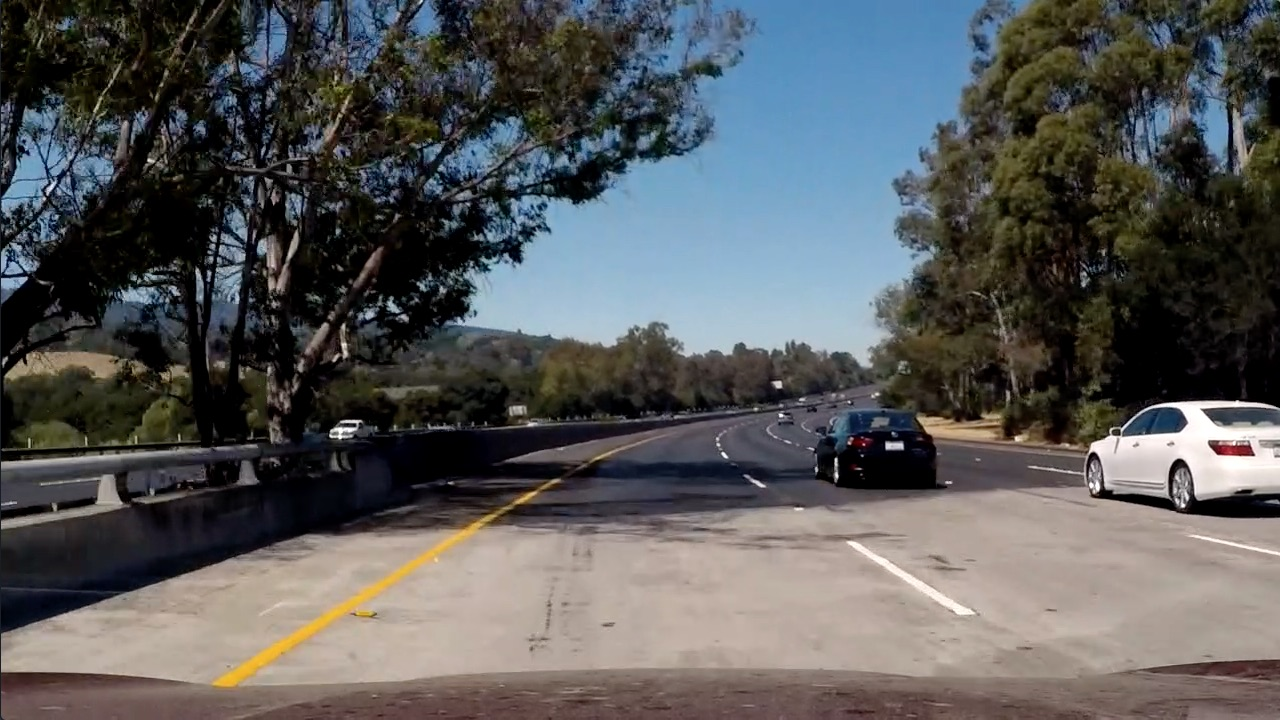
#> input picture test5.jpg, 1280 x 720 px, found by its file name; the run also reads 1 picture not shown here
$ jupyter execute --allow-errors IMAGE_PROJ.ipynb
#> lines starting #> are read from the running program, lines starting #| are printed output that depends on the picture; after the words box and inside, x2 and y2 are one past the last pixel; in counts of white or black regions, pixels touching at a corner belong together
#> further down, img is the input picture: shape (720, 1280, 3); mean B, G, R 89.8, 89.3, 88.5
<a href="https://colab.research.google.com/github/Salmasherif33/Simple-Perception-Stack-for-Self-Driving-Cars/blob/main/jupyter_phase2/IMAGE_PROJ.ipynb" target="_parent"></a>

**YOLO**

[cell 1]
import requests

URL = "https://pjreddie.com/media/files/yolov3.weights"
#> (the rest of this cell did not finish here and is left out)

NAMBA

[cell 2]
from numba import jit, njit , vectorize, cuda, uint32 , f8 , uint8
#> (the rest of this cell did not finish here and is left out)

[cell 3]
from numpy.core.numeric import indices
import cv2
import numpy as np
import matplotlib.pyplot as plt
from typing import Tuple, List, Union, Optional
from numpy import ndarray as ARRAY
import cv2
yolov3_cfg_url = 'https://github.com/arunponnusamy/object-detection-opencv/raw/master/yolov3.cfg'
yolov3_weights_url = 'https://pjreddie.com/media/files/yolov3.weights'

def load_yolo(weights_path , cfg_path ,coco_path):
    weights_total = "yolov3.weights"
    cfg_total = cfg_path +  "yolov3.cfg"
    coco_total = coco_path + "coco.names"

    net = cv2.dnn.readNet(weights_total, cfg_total)
    classes = []
    with open(coco_total , "r") as f:
        classes = [line.strip() for line in f.readlines()]

    # classes = ["person", "car", "bus", "truck", "motorbike", "bicycle"]
    # classes = ["person", "car",]
    layer_names = net.getLayerNames()

    output_layers = [layer_names[i[0] - 1] for i in net.getUnconnectedOutLayers()]
    colors = np.random.uniform(0, 255, size=(len(classes), 3))                      ##non important
    return net ,classes ,output_layers,colors                                       ##Labels


# [46 lines left out: functions detect, vis, not called in this run]

edge detection

[cell 4]
import sys
import cv2 as cv
import numpy as np
import glob


def gaussian_blur(img, kernel_size):
    return cv.gaussian_blur(img,(kernel_size, kernel_size),0)

#define low and high threshold percentage for the image to make the lanes clearer
def r_threshold(img, th1, th2):
    mini = np.min(img)  #get the minimum pixel value in the image 5
    maxi = np.max(img)  #get the maximum pixel value in the image 200

    low = mini + (maxi- mini)*th1   #the actual threshold value (the lowest)
    high = mini + (maxi - mini)*th2 #the highest

    #convert it to binary image
    return np.uint8((img >= low) & (img <= high))*255

def l_threshold(img, th1, th2):
    #use the actual threshold value directly
    return np.uint8((img >= th1) & (img <= th2))*255

def grayscale(img):

    #convert img to HLS and HLV scale
    hls = cv.cvtColor(img, cv.COLOR_RGB2HLS)
    hsv = cv.cvtColor(img, cv.COLOR_RGB2HSV)
    h = hls[:, :, 0]

    l = hls[:, :, 1]
    s = hls[:, :, 2]
    v = hsv[:,:,2]

    #use Lightening(L) channel : highlight the right lane more(white lane)
    r_lane = r_threshold(l, 0.75, 2)
    r_lane[:,:700] = 0  #make the left half of the image == 0

    #use H & s channel to helight the left lane(yellow one)
    l_lane = l_threshold(h, 30,100)
    l_lane &= r_threshold(s, 0.1,1)

   #make the right half of the image == 0 , and the most left part in the imag
    l_lane[:, 700:] = 0
    l_lane[:, :200] = 0

    return ( l_lane | r_lane)   #combine them


#function do like the functionality of canny to detect the edge
def canny(img):
    img = grayscale(img)
#> in grayscale, `v = hsv[:,:,2]`:
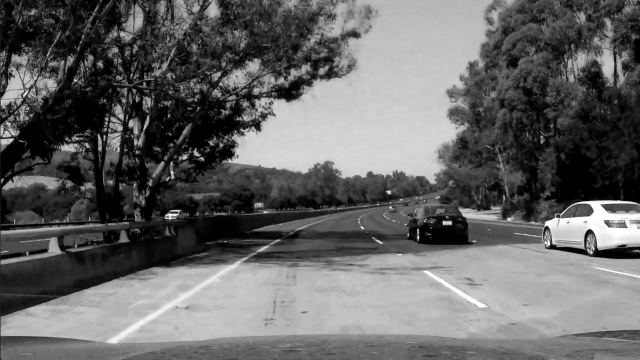
#> v: shape (720, 1280) (shown at 1/2 size); min 0, max 255, mean 101.8
#> in r_threshold, `mini = np.min(img)`: mini = 0
#> in r_threshold, `maxi = np.max(img)`: maxi = 255
#> in r_threshold, `low = mini + (maxi- mini)*th1`: low = 191.2
#> in r_threshold, `high = mini + (maxi - mini)*th2`: high = 510
#> in grayscale, `r_lane[:,:700] = 0`:
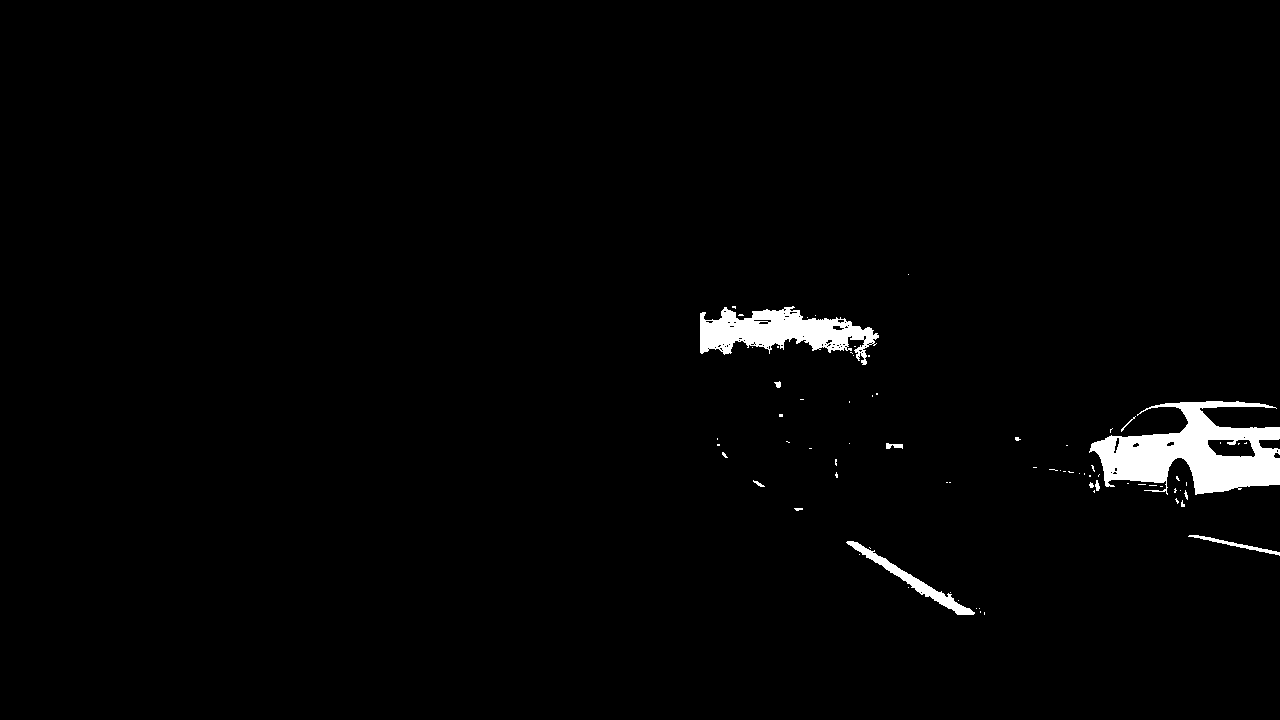
#> r_lane: shape (720, 1280); 1.8% white; 74 white regions (62 under 20 px), largest, box (x1, y1, x2, y2) and area: (1089, 401, 1280, 495) 9527, (700, 306, 879, 365) 5128, (846, 541, 975, 615) 1249
#> in l_threshold, `return np.uint8((img >= th1) & (img <= th2))*255`:
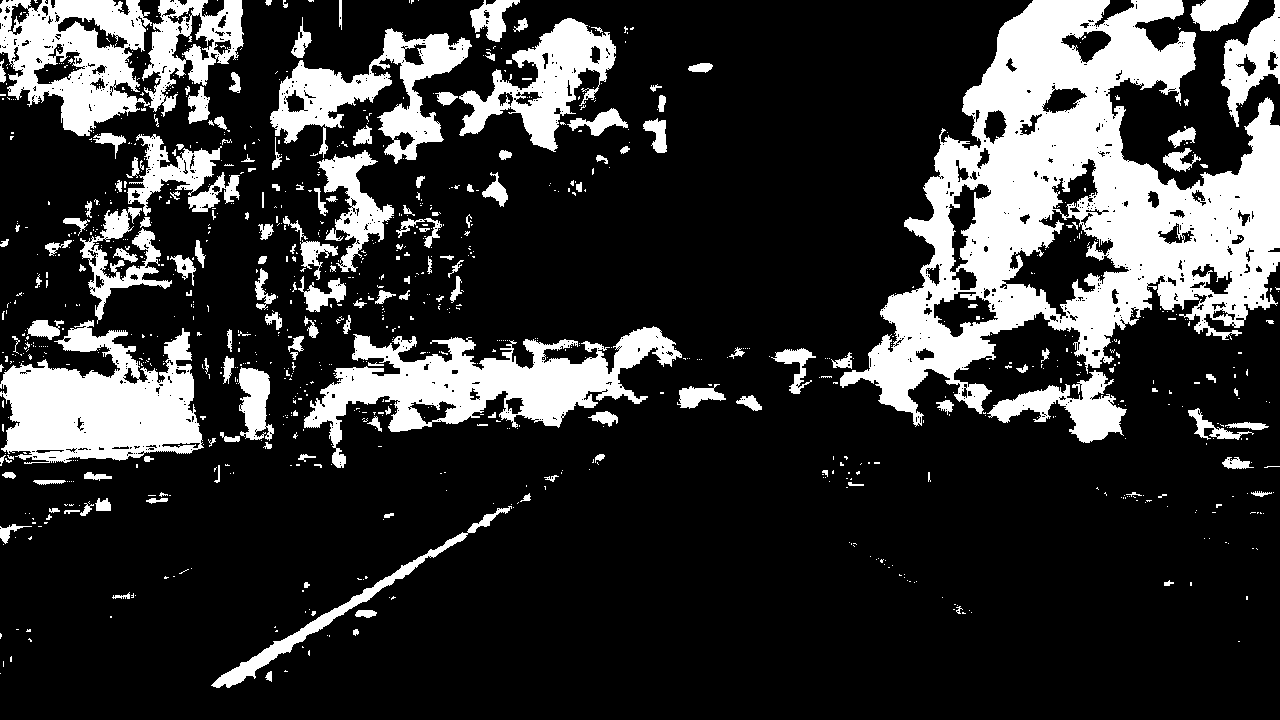
#> returned value: shape (720, 1280); 21% white; 1039 white regions (866 under 20 px), largest, box (x1, y1, x2, y2) and area: (840, 0, 1280, 427) 77051, (304, 326, 682, 468) 18809, (0, 320, 204, 464) 17995

    return img

bird eye

[cell 5]
import matplotlib.pyplot as plt
import matplotlib.image as mpimg

def warp(img):
    img_size = (img.shape[1], img.shape[0])
    line_dst_offset = 200   #to bring left/right lines closer to each other (curves)
    width = img.shape[1]
    height = img.shape[0]

    src = np.float32(
        [
            [600, 470],  # Top-left corner
            [300, 660],  # Bottom-left corner
            [1050, 684],  # Bottom-right corner
            [725, 470]  # Top-right corner
        ])

    padding = int(0.20 * width)

    dst = np.float32(
        [
            [padding+30,100],                # Top-left corner
            [padding+30,height -10],           # Bottom-left corner
            [width - (padding+113), height],   # Bottom-right corner#
            [width - (padding+113),50]        # Top-right corner
        ])


    M = cv.getPerspectiveTransform(src, dst)
    Minv = cv.getPerspectiveTransform(dst, src)

    binary_warped = cv.warpPerspective(img, M, img_size, flags=cv.INTER_LINEAR)


    return binary_warped, Minv

def get_histogram(binary_warped):
    histogram = np.sum(binary_warped[binary_warped.shape[0]//2:,:], axis=0)

    return histogram


#function to draw a red polygon around the lanes in the bird  eye view
def bird_view_markings(img):
    width = img.shape[1]
    height = img.shape[0]
    padding = int(0.20 * width)

    dst = np.float32(
        [
            [padding - 90,10],                # Top-left corner
            [padding-90,height -30],           # Bottom-left corner
            [width - (padding+100), height-30],   # Bottom-right corner#
            [width - (padding+100),10]        # Top-right corner
        ])


    detected_plot = cv.polylines(np.copy(img), np.int32([
        dst]), True, (147, 20, 255), 3)

    return detected_plot


def final_bird(img):
    warped , Minv = warp(img)
    histogram = get_histogram(warped)
    img = bird_view_markings(warped)
    ret,thresh1 = cv.threshold(img,0,255,cv.THRESH_BINARY)
    #plt.plot(histogram)
    #plt.show()

    return thresh1 , histogram , Minv

Window

[cell 6]
## More simpler sliding window fn ##
## only detects the right line ## :))
def sliding_window_polyfit(exampleImg,img):
    # Take a histo of the bottom half of the image
    histo = np.sum(img[img.shape[0]//2:,:], axis=0)
    # Find the peak of the left and right halves of the histo
    # These will be the starting point for the left and right lines
    midpoint = int(histo.shape[0]//2)
    quarter_point = int(midpoint//2)
    # Previously the left/right base was the max of the left/right half of the histo
    # this changes it so that only a quarter of the histo (directly to the left/right) is considered
    leftx_base = np.argmax(histo[quarter_point:midpoint]) + quarter_point
    rightx_base = np.argmax(histo[midpoint:(midpoint+quarter_point)]) + midpoint

    #print('base pts:', leftx_base, rightx_base)


    window_height = int(img.shape[0]/10)     ##assumingg no. of sliding windows = 10 ##
    # get x & y for white pixels
    nonzero = img.nonzero()
    nonzeroy = np.array(nonzero[0])
    nonzerox = np.array(nonzero[1])


    # Current positions to be updated for each window
    leftx_current = leftx_base
    rightx_current = rightx_base


    # Set minimum number of pixels found to recenter window
    minpix = 40
    # Create empty lists to receive left and right lane pixel indices
    left_lane_ends = []
    right_lane_ends = []
    # Rectangle data for visualization
    rectangle_data = []


    for window in range(10):
        # Identify window boundaries in x and y (and right and left)
        win_y_low = img.shape[0] - (window+1)*window_height
        win_y_high = img.shape[0] - window*window_height
        win_xleft_low = leftx_current - 90      ##some marginal fitt to make sure each window alligned same as avg windows##
        win_xleft_high = leftx_current + 90
        win_xright_low = rightx_current - 90
        win_xright_high = rightx_current + 90
        rectangle_data.append((win_y_low, win_y_high, win_xleft_low, win_xleft_high, win_xright_low, win_xright_high))
        # Identify the nonzero pixels in x and y within the window
        valid_lefts = ((nonzeroy >= win_y_low) & (nonzeroy < win_y_high) & (nonzerox >= win_xleft_low) & (nonzerox < win_xleft_high)).nonzero()[0]
        valid_rights = ((nonzeroy >= win_y_low) & (nonzeroy < win_y_high) & (nonzerox >= win_xright_low) & (nonzerox < win_xright_high)).nonzero()[0]
        # Append these indices to the lists
        left_lane_ends.append(valid_lefts)
        right_lane_ends.append(valid_rights)
        # If you found > minpix pixels, recenter next window on their mean position
        if len(valid_lefts) > minpix:
            leftx_current = int(np.mean(nonzerox[valid_lefts]))
        if len(valid_rights) > minpix:
            rightx_current = int(np.mean(nonzerox[valid_rights]))

    # Concatenate the arrays of indices
    left_lane_ends = np.concatenate(left_lane_ends)
    right_lane_ends = np.concatenate(right_lane_ends)

    # Extract left and right line pixel positions
    leftx = nonzerox[left_lane_ends]
    lefty = nonzeroy[left_lane_ends]
    rightx = nonzerox[right_lane_ends]
    righty = nonzeroy[right_lane_ends]

    left_fit, right_fit = (None, None)
    # Fit a second order polynomial to each
    if len(leftx) != 0:
        left_fit = np.polyfit(lefty, leftx, 2)
    if len(rightx) != 0:
        right_fit = np.polyfit(righty, rightx, 2)

    visualization_data = (rectangle_data, histo)
    h = exampleImg.shape[0]
    left_fit_x_int = left_fit[0]*h**2 + left_fit[1]*h + left_fit[2]
    right_fit_x_int = right_fit[0]*h**2 + right_fit[1]*h + right_fit[2]


    rectangles = visualization_data[0]
    histo = visualization_data[1]

    # Create an output image to draw on and  visualize the result
    out_img = np.uint8(np.dstack((img, img, img))*255)
    # Generate x and y values for plotting
    ploty = np.linspace(0, img.shape[0]-1, img.shape[0] )
    left_fitx = left_fit[0]*ploty**2 + left_fit[1]*ploty + left_fit[2]
    right_fitx = right_fit[0]*ploty**2 + right_fit[1]*ploty + right_fit[2]
    for rect in rectangles:
    # Draw the windows on the visualization image
        cv.rectangle(out_img,(rect[2],rect[0]),(rect[3],rect[1]),(0,255,0), 2)
        cv.rectangle(out_img,(rect[4],rect[0]),(rect[5],rect[1]),(0,255,0), 2)
    # Identify the x and y positions of all nonzero pixels in the image
    nonzero = img.nonzero()
    nonzeroy = np.array(nonzero[0])
    nonzerox = np.array(nonzero[1])
    out_img[nonzeroy[left_lane_ends], nonzerox[left_lane_ends]] = [255, 255, 255]
    out_img[nonzeroy[right_lane_ends], nonzerox[right_lane_ends]] = [255, 255, 255]
    return left_fit, right_fit, left_lane_ends, right_lane_ends, visualization_data , out_img,ploty, leftx, lefty,rightx,righty

lane detection

[cell 7]
import matplotlib.image as mpimg


#function to draw a red polygon around the lanes in the normal view
def lane_line_markings(img):
    src = np.float32(
        [
            (570, 490),  # Top-left corner
            (350, 660),  # Bottom-left corner
            (1100, 684),  # Bottom-right corner
            (740, 480)  # Top-right corner
        ])

    """   (572, 454),  # Top-left corner
            (330, 660),  # Bottom-left corner
            (1100, 684),  # Bottom-right corner
            (690, 454)  # Top-right corner """

    detected_plot = cv.polylines(np.copy(img), np.int32([
        src]), True, (147, 20, 255), 3)

    return detected_plot


def bird_draw_lane(binary_img, l_fit, r_fit):
    new_img = np.copy(binary_img)
    if l_fit is None or r_fit is None:
        return binary_img
    warp_zero = np.zeros_like(binary_img).astype(np.uint8)
    color_warp = np.dstack((warp_zero, warp_zero, warp_zero))
    h,w = binary_img.shape
    ploty = np.linspace(0, h-1, num=h)# to cover same y-range as image
    left_fitx = l_fit[0]*ploty**2 + l_fit[1]*ploty + l_fit[2]
    right_fitx = r_fit[0]*ploty**2 + r_fit[1]*ploty + r_fit[2]
    pts_left = np.array([np.transpose(np.vstack([left_fitx, ploty]))])
    pts_right = np.array([np.flipud(np.transpose(np.vstack([right_fitx, ploty])))])
    pts = np.hstack((pts_left, pts_right))
    cv.fillPoly(color_warp, np.int_([pts]), (255,255, 0))
    cv.polylines(color_warp, np.int32([pts_left]), isClosed=False, color=(0,0,255), thickness=15)
    cv.polylines(color_warp, np.int32([pts_right]), isClosed=False, color=(255,0,0), thickness=15)
    return color_warp


def draw_lane(original_img, binary_img, l_fit, r_fit, Minv):
    #temp = binary_img[200:700  , 180:1200]
    #binary_img = cv.matchTemplate(binary_img,temp,cv.TM_CCOEFF_NORMED)
    new_img = np.copy(original_img)
    if l_fit is None or r_fit is None:
        return original_img
    # Create an image to draw the lines on
    warp_zero = np.zeros_like(binary_img).astype(np.uint8)
    color_warp = np.dstack((warp_zero, warp_zero, warp_zero))

    h,w = binary_img.shape
    ploty = np.linspace(0, h-1, num=h)# to cover same y-range as image
    left_fitx = l_fit[0]*ploty**2 + l_fit[1]*ploty + l_fit[2]
    right_fitx = r_fit[0]*ploty**2 + r_fit[1]*ploty + r_fit[2]

    # Recast the x and y points into usable format for cv.fillPoly()
    pts_left = np.array([np.transpose(np.vstack([left_fitx, ploty]))])
    pts_right = np.array([np.flipud(np.transpose(np.vstack([right_fitx, ploty])))])
    pts = np.hstack((pts_left, pts_right))

    ## Draw the using poly lines ##

    cv.fillPoly(color_warp, np.int_([pts]), (255,255, 0))
    cv.polylines(color_warp,np.int32([pts_left]), isClosed=False, color=(0,0,255), thickness=15)
    cv.polylines(color_warp,np.int32([pts_right]), isClosed=False, color=(255,0,0), thickness=15)

    # Warp perspective using given using Minv
    newwarp = cv.warpPerspective(color_warp, Minv, (w, h))
    # Combine the result with the original image
    result = cv.addWeighted(new_img, 1, newwarp, 0.5, 0)
    return result

last overlay

[cell 8]
# [71 lines left out: functions rescale, last_overlay, debug_overlay, not called in this run]

calculations

[cell 9]
def center(img , left_fit,right_fit,left_lane_inds, right_lane_inds):


    ## vehicle
    offset = "Vehicle is "
    if right_fit is not None and left_fit is not None:
        h = img.shape[0]
        w = img.shape[1]
        car_midpoint = w/2    #dividing width by 2 to get the center of img


        left_fit_x_int = left_fit[0]*h**2 + left_fit[1]*h + left_fit[2]
        right_fit_x_int = right_fit[0]*h**2 + right_fit[1]*h + right_fit[2]
        lane_midpoint = (right_fit_x_int + left_fit_x_int) /2
        center_offset = (car_midpoint - lane_midpoint) * (3.7/378)
        center_offset = round(center_offset, 4)
        offset += str(center_offset) + "m from the center"

    lane_distance = left_fit - right_fit
    return offset

def calculate_curvature(ploty,leftx,lefty,rightx,righty):

    y_eval = np.max(ploty)
    ym = 10.0 / 600 # assumption --> each 60 pixel = 1 m
    xm = 3.7 / 781

    # Fit polynomial curves to the real world environment
    left_fit_cr = np.polyfit(lefty * ym, leftx * (xm), 2)
    right_fit_cr = np.polyfit(righty * ym, rightx * (xm), 2)

    # Calculate the radii of curvature
    left_curvem = ((1 + (2*left_fit_cr[0]*y_eval*ym + left_fit_cr[
                    1])**2)**1.5) / np.absolute(2*left_fit_cr[0])
    right_curvem = ((1 + (2*right_fit_cr[
                    0]*y_eval*ym + right_fit_cr[
                    1])**2)**1.5) / np.absolute(2*right_fit_cr[0])

    return left_curvem, right_curvem

# **MAIN**

[cell 10]
type_ = "img"
path = "/content/drive/MyDrive/image_processing/test5.jpg"
destination = "/content/challenge_output.mp4"
mode = 1 ## debug mode


#> (the rest of this cell did not finish here and is left out)

#> in final_bird, `warped , Minv = warp(img)`: Minv = [[0.192, -0.793, 554.9], [0.00996, -0.514, 464.1], [1.3e-05, -0.0012, 1]]
#> in get_histogram, `histogram = np.sum(binary_warped[binary_warped.shape[0]//2:,:], axis=0)`: histogram = 1280 values, max 33247 at index 944, min 0 at index 0, mean 1948.3
#> in final_bird, `ret,thresh1 = cv.threshold(img,0,255,cv.THRESH_BINARY)`:
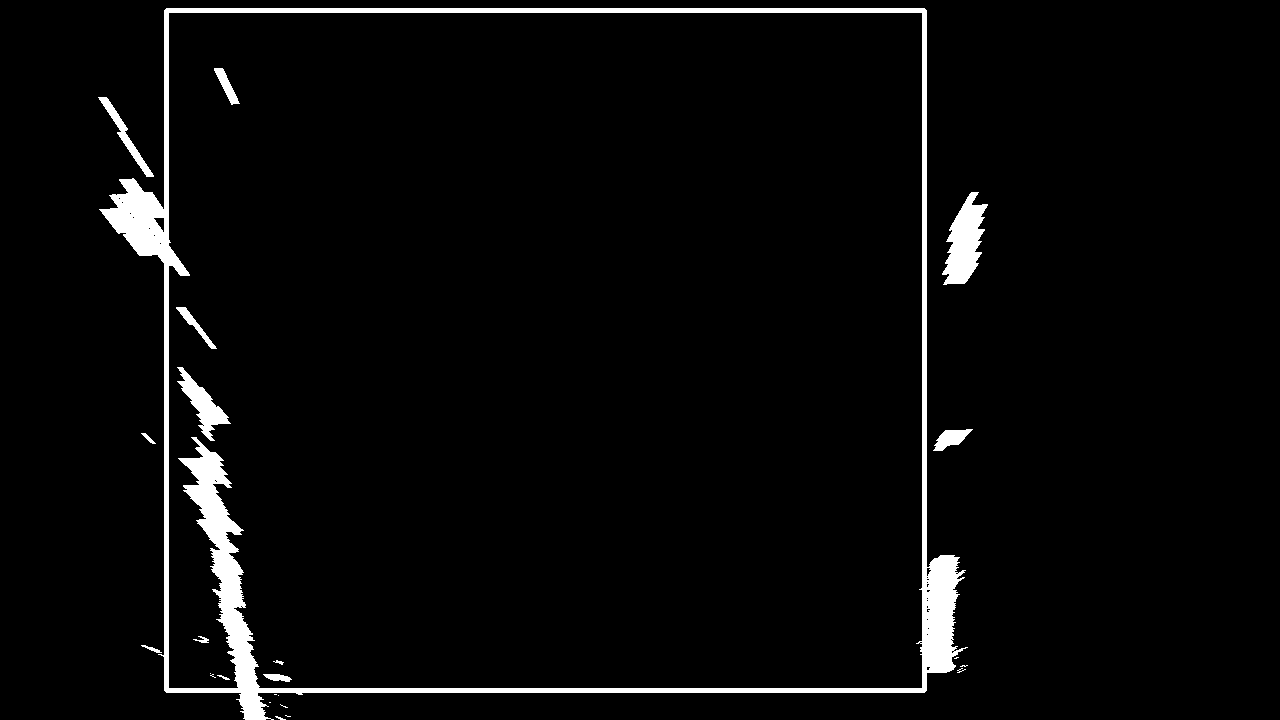
#> thresh1: shape (720, 1280); 3.6% white; 24 white regions (11 under 20 px), largest, box (x1, y1, x2, y2) and area: (99, 8, 968, 720) 27675, (942, 192, 988, 285) 2365, (177, 367, 231, 441) 1273
        left_fit,right_fit,left_lane_ends, right_lane_ends, visualization_data, slid_out, ploty,leftx,lefty,rightx,righty =sliding_window_polyfit(img,warped)
#> in sliding_window_polyfit, `histo = np.sum(img[img.shape[0]//2:,:], axis=0)`: histo = 1280 values, max 84915 at index 166, min 0 at index 0, mean 3847.1
#> (the rest of the program and of its run is left out)
